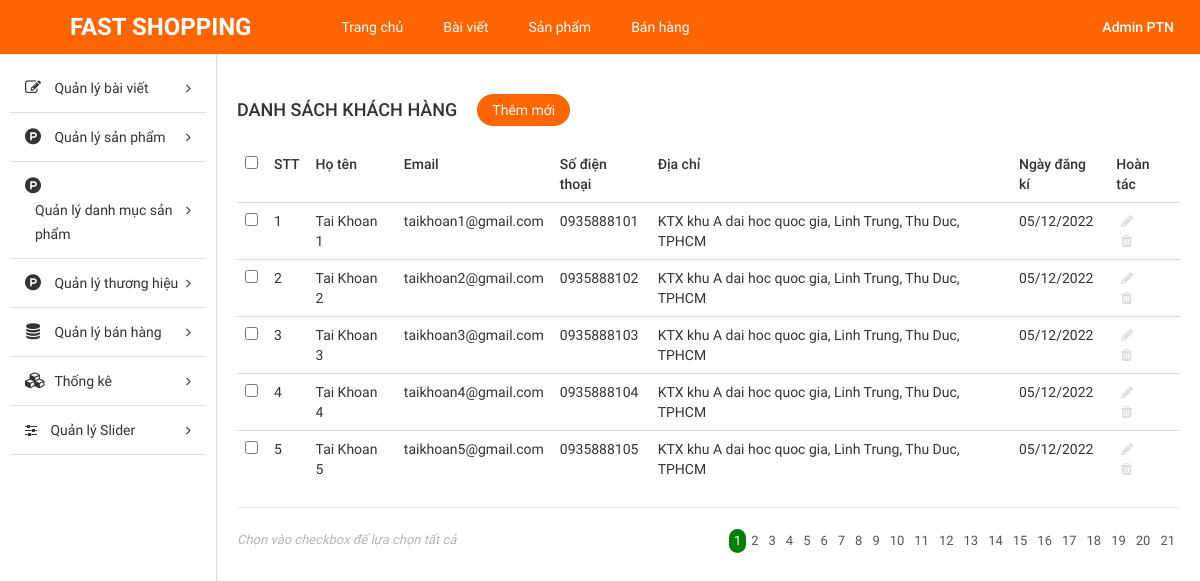
The app's page /Source_code/admin/index.php?modules=customers&controllers=index&action=list (signed in) with its own data.
### tables this page shows
CREATE TABLE `tbl_customer` (
  `id` int NOT NULL AUTO_INCREMENT,
  `username` varchar(255) NOT NULL,
  `password` varchar(255) NOT NULL,
  `fullname` varchar(255) NOT NULL,
  `mail` varchar(255) NOT NULL,
  `phone` varchar(10) NOT NULL,
  `address` text NOT NULL,
  `create_date` varchar(255) NOT NULL,
  PRIMARY KEY (`id`)
);

### Source_code/admin/libraries/database.php (called while the page is built, shortened)
<?php
function db_query($query_string) {
    global $conn;
    $result = mysqli_query($conn, $query_string);
    return $result;
}
function db_fetch_array($query_string) {
    $result = array();
    $mysqli_result = db_query($query_string);
    while ($row = mysqli_fetch_assoc($mysqli_result)) {
        $result[] = $row;
    }
    return $result;
}

### Source_code/admin/modules/customers/models/indexModel.php (called while the page is built, shortened)
<?php
function getAll() {
	return db_fetch_array("SELECT * FROM `tbl_customer`");
}
 ?>

### Source_code/admin/modules/customers/controllers/indexController.php (called while the page is built, shortened)
<?php
function listAction() {
	$data_tmp =  getAll();
	if(!empty($_GET['page'])){
		$page = $_GET['page'];
	}else{
		$page =1;
	}
	$numProduct = count($data_tmp);
	$productOnPage = 5;
	$num = ceil($numProduct/$productOnPage);
	$start = ($page - 1) * $productOnPage;
	$res =[];
	for ($i=$start; $i < $start+$productOnPage; $i++) {
		if(isset($data_tmp[$i]))
        $res[] = $data_tmp[$i];
	};
	$data = [$res, $num, $page];
	 load_view('index',$data);
}
?>

### Source_code/admin/core/router.php (called while the page is built, shortened)
<?php
$action_name = get_action().'Action';
call_function(array('construct', $action_name));

### Source_code/admin/core/appload.php (called while the page is built, shortened)
<?php
require CONFIGPATH . DIRECTORY_SEPARATOR . 'database.php';
require LIBPATH . DIRECTORY_SEPARATOR . 'database.php';
require COREPATH . DIRECTORY_SEPARATOR . 'base.php';
require COREPATH . DIRECTORY_SEPARATOR . 'router.php';

### Source_code/admin/index.php (called while the page is built, shortened)
<?php
require COREPATH.DIRECTORY_SEPARATOR.'appload.php';

### Source_code/admin/modules/customers/views/indexView.php (the view, shortened to what this page needs)
<div id="main-content-wp" class="list-product-page">
    <div class="wrap clearfix">
        <div id="content" class="fl-right">
            <div class="section" id="title-page">
                <div class="clearfix">
                    <h3 id="index" class="fl-left">Danh sách khách hàng</h3>
                    <a href="?modules=customers&controllers=index&action=add" title="" id="add-new" class="fl-left">Thêm mới</a>
                </div>
            </div>
            <div class="section" id="detail-page">
                <div class="section-detail">
                    <div class="table-responsive">
                        <table class="table list-table-wp">
                            <thead>
                                <tr>
                                    <td><input type="checkbox" name="checkAll" id="checkAll"></td>
                                    <td><span class="thead-text">STT</span></td>
                                    <td><span class="thead-text">Họ tên</span></td>
                                    <td><span class="thead-text">Email</span></td>
                                    <td><span class="thead-text">Số điện thoại</span></td>
                                    <td><span class="thead-text">Địa chỉ</span></td>
                                    <td><span class="thead-text">Ngày đăng kí</span></td>
                                    <td><span class="thead-text">Hoàn tác</span></td>
                                </tr>
                            </thead>
                            <tbody>
                                <?php if(!empty($data['0']))  foreach ($data['0'] as $key => $value) {?>
                                <tr>
                                    <td><input type="checkbox" name="checkItem" class="checkItem"></td>
                                    <td><span class="tbody-text"><?php echo ($key +1); ?></h3></span>
                                    <td><span class="tbody-text"><?php echo $value['fullname']; ?></h3></span>
                                    <td><span class="tbody-text"><?php echo $value['mail']; ?></span></td>
                                    <td><span class="tbody-text"><?php echo $value['phone']; ?></span></td>
                                    <td><span class="tbody-text"><?php echo $value['address']; ?></span></td>
                                    <td><span class="tbody-text"><?php echo $value['create_date']; ?></span></td>
                                    <td>
                                        <ul class="list-operation ">
                                            <li><a href="?modules=customers&controllers=index&action=edit&id=" title="Sửa" class="edit"><i class="fa fa-pencil" aria-hidden="true"></i></a></li>
                                            <li><a onclick="return Del('<?php echo $value['fullname'];?>')" href="?modules=products&controllers=index&action=delete&id=<?php echo $value['id'] ;?>" title="Xóa" class="delete"><i class="fa fa-trash" aria-hidden="true"></i></a></li>
                                        </ul>
                                    </td>
                                </tr>
                                <?php }; ?>
                            </tbody>
                        </table>
                        <hr>
                    </div>
                </div>
            </div>
            <div class="section" id="paging-wp">
                <div class="section-detail clearfix">
                    <p id="desc" class="fl-left">Chọn vào checkbox để lựa chọn tất cả</p>
                    <ul id="list-paging" class="fl-right">
                         <?php for ($i=1; $i <= $data['1'] ; $i++) { ?>
                        <li>
                            <a <?php if($i == $data['2']) echo 'style="background-color: green;color:white; border-radius:300px;"';  ?>  href="?modules=customers&controllers=index&action=list&page=<?php echo $i; ?>" title=""><?php echo $i; ?></a>
                        </li>
                        <?php }; ?>
                    </ul>
                </div>
            </div>
        </div>
    </div>
</div>

### Source_code/admin/core/base.php (shortened to what this page needs)
<?php
function get_module() {
    global $config;
    $module = isset($_GET['modules']) ? $_GET['modules'] : $config['default_module'];
    return $module;
}
function call_function($list_function = array()) {
    if (is_array($list_function)) {
        foreach ($list_function as $f) {
            if (function_exists($f())) {
                $f();
            }
        }
    }
}
function load_view($name, $data_send = array()) {
    $data = $data_send;
    $path = MODULESPATH . DIRECTORY_SEPARATOR . get_module() . DIRECTORY_SEPARATOR . 'views' . DIRECTORY_SEPARATOR . $name . 'View.php';
    if (file_exists($path)) {
        require $path;
    } else {
        echo "Không tìm thấy {$path}";
    }
}
function get_header($name = '') {
    global $data;
    if (empty($name)) {
        $name = 'header';
    } else {
        $name = "header-{$name}";
    }
    $path = LAYOUTPATH . DIRECTORY_SEPARATOR . $name . '.php';
    if (file_exists($path)) {
        if (is_array($data)) {
            foreach ($data as $key => $a) {
                $$key = $a;
            }
        }
        require $path;
    } else {
        echo "Không tìm thấy {$path}";
    }
}
function get_footer($name = '') {
    global $data;
    if (empty($name)) {
        $name = 'footer';
    } else {
        $name = "footer-{$name}";
    }
    $path = LAYOUTPATH . DIRECTORY_SEPARATOR . $name . '.php';
    if (file_exists($path)) {
        if (is_array($data)) {
            foreach ($data as $key => $a) {
                $$key = $a;
            }
        }
        require $path;
    } else {
        echo "Không tìm thấy {$path}";
    }
}
function get_sidebar($name = '') {
    global $data;
    if (empty($name)) {
        $name = 'sidebar';
    } else {
        $name = "sidebar-{$name}";
    }
    $path = LAYOUTPATH . DIRECTORY_SEPARATOR . $name . '.php';
    if (file_exists($path)) {
        if (is_array($data)) {
            foreach ($data as $key => $a) {
                $$key = $a;
            }
        }
        require $path;
    } else {
        echo "Không tìm thấy {$path}";
    }
}
?>

### Source_code/admin/public/css/import/global.css (style rules this page uses)
body { font-family: "Roboto Regular"; font-size: 14px; line-height: 24px; color: #333; }
.fl-left { float: left; }
.fl-right { float: right; }
ul li { list-style: none!important; }
a { text-decoration: none!important; }

### Source_code/admin/public/css/import/list_post.css (style rules this page uses)
#content { width: 82%; border-left: 1px solid #ddd; padding: 20px; }
#add-new { display: inline-block; color: #fff; background: #ff6500; padding: 4px 15px; margin: 20px; border-radius: 20px; }
#index { font-family: 'Roboto Medium'; font-weight: normal; text-transform: uppercase; font-size: 18px; padding: 24px 0px; }
.list-table-wp thead tr td { font-family: 'Roboto Medium'; font-weight: normal; }
.list-operation li { float: left; }
.list-operation li a { display: block; padding: 0px 5px; color: #ddd; }
.list-operation { width: 25%; }
#paging-wp #desc { font-size: 13px; color: #b5b5b5; font-style: italic; }
#list-paging li { float: left; }
#list-paging li a { display: inline-block; color: #555; font-size: 13px; padding: 0px 5px; }

### Source_code/admin/public/css/import/detail_order.css (style rules this page uses)
.table { margin-bottom: 0!important; }

### records on screen
tbl_customer: fullname "Tai Khoan 1", mail "taikhoan1@gmail.com", phone "0935888101", address "KTX khu A dai hoc quoc gia, Linh Trung, Thu Duc, TPHCM", create_date "05/12/2022"
tbl_customer: fullname "Tai Khoan 2", mail "taikhoan2@gmail.com", phone "0935888102", address "KTX khu A dai hoc quoc gia, Linh Trung, Thu Duc, TPHCM", create_date "05/12/2022"
tbl_customer: fullname "Tai Khoan 3", mail "taikhoan3@gmail.com", phone "0935888103", address "KTX khu A dai hoc quoc gia, Linh Trung, Thu Duc, TPHCM", create_date "05/12/2022"
tbl_customer: fullname "Tai Khoan 4", mail "taikhoan4@gmail.com", phone "0935888104", address "KTX khu A dai hoc quoc gia, Linh Trung, Thu Duc, TPHCM", create_date "05/12/2022"
tbl_customer: fullname "Tai Khoan 5", mail "taikhoan5@gmail.com", phone "0935888105", address "KTX khu A dai hoc quoc gia, Linh Trung, Thu Duc, TPHCM", create_date "05/12/2022"
